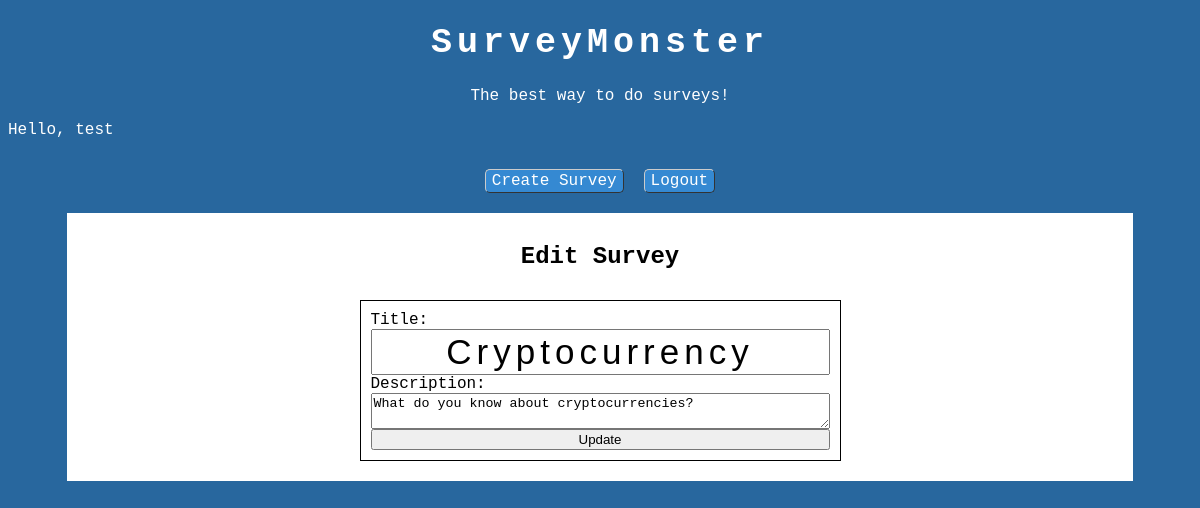
The page /editSurvey.php?survey_id=1 (signed in) on the database its author committed.
### tables this page shows
CREATE TABLE `entity_survey` (
  `survey_id` int(10) NOT NULL,
  `title` varchar(50) DEFAULT NULL,
  `is_active` tinyint(1) DEFAULT NULL,
  `numQuestions` int(7) DEFAULT NULL,
  `description` varchar(200) DEFAULT NULL,
  PRIMARY KEY (`survey_id`)
);

### editSurvey.php (the view, shortened to what this page needs)
<?php
include 'connection-inc.php';
$surveyId = $_GET['survey_id'];
function getSurvey($conn, $surveyId) {
    $query = "SELECT * FROM entity_survey WHERE survey_id = '$surveyId'";
    $result = $conn->query($query);
    $survey = $result->fetch_assoc();
    return $survey;
}
$survey = getSurvey($conn, $surveyId);
?>
<!DOCTYPE html>
<html lang="en">
    <head>
        <link rel="stylesheet" href="styles.css">
    </head>
    <body>
        <h1 id="title">SurveyMonster</h1>
        <p id="motto">The best way to do surveys!</p>
        <?php
        echo 'Hello, ' . $_SESSION['user_name'];
        echo '<div class="container btn-container">
            <a class="buttons" href="newSurvey.php">Create Survey</a>
            <a class="buttons" href="logout.php">Logout</a>
        </div>';
        ?>
        <div class="surv-container">
            <h2>Edit Survey</h2>
            <form method="POST" action="editSurvey.php">
                <label for="title">Title:</label>
                <input type="text" id="title" name="title" value="<?php echo $survey['title']; ?>">
                <label for="description">Description:</label>
                <textarea id="description" name="description"><?php echo $survey['description']; ?></textarea>
                <input type="submit" value="Update">
            </form>
        </div>
    </body>
</html>

### styles.css (style rules this page uses)
* { box-sizing: border-box; }
body { color: white; }
#motto { text-align: center; }
body { background-color: #28679E; font-family: Courier, sans-serif; }
form { background-color: white; border: 1px solid black; display: flex; flex-direction: column; }
.container { text-align: center; color: black; margin: 0 auto; }
#title { text-align: center; font-size: 35px; letter-spacing: 5px; }
form { color: black; display: flex; margin: 10px; padding: 10px; }
a { color: #3589D2; text-decoration: none; }
.btn-container { width: 100%; margin-top: 20px; display: flex; justify-content: center; }
.surv-container { color: black; margin: 0 auto; width: 90%; margin-top: 10px; padding: 10px; background-color: white; overflow-x: auto; display: flex; flex-direction: column; align-items: center; }
.buttons { text-decoration: none; background-color: #3589D2; color: white; border-radius: 5px; margin: 10px; padding: 2px 6px 2px 6px; border-top: 1px solid #CCCCCC; border-right: 1px solid #333333; border-bottom: 1px solid #333333; border-left: 1px solid #CCCCCC; }

### rows shown on the page
entity_survey: title "Cryptocurrency", description "What do you know about cryptocurrencies?"

### other values the page prints
$_SESSION['user_name'] "test"
